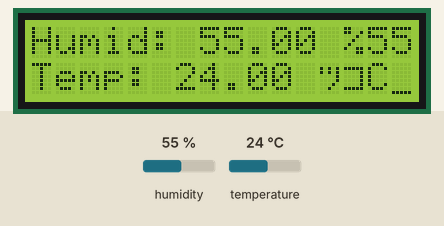
The sketch below on a simulated Arduino Uno, built with avr-gcc and run on an emulated ATmega328P. On the bench: 16×2 character LCD. The inputs (shaded band) are chosen by the test bench; at power-on: temperature 24 °C, humidity 55 %.

Above: at 1.2 s.
1.3 s: temperature set to 12 °C
At 3.9 s:
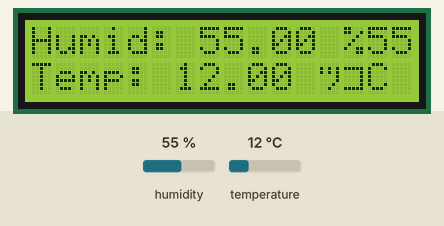
5.6 s: temperature set to 19 °C
At 9.6 s:
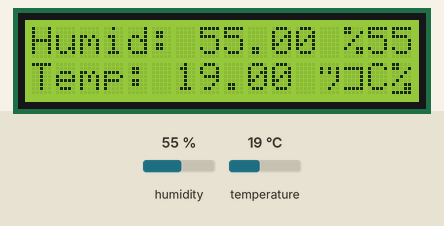
12.1 s: humidity set to 22 %
At 16.7 s:
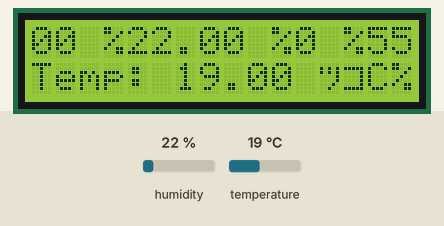
16.9 s: humidity set to 40 %
At 34.0 s:
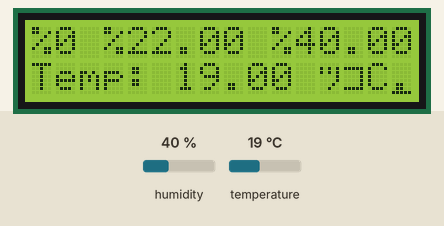
Timing chart, 0 to 34.9 s (numbered marks = the images above; inputs shaded):
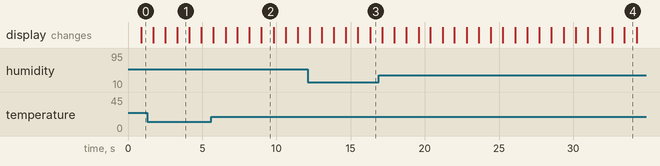

The sketch:

lcd.16x2.dht11.ino
```cpp
/*
 * Presenta por display LCD 16x2
 * a temperatura e humidade que
 * proporciona un sensor DHT11.
 *
 * Asume pins LCD --> Arduino:
 * GND Vcc Vo RS RW E D0 -- D7 A K
 * GND  5V || 10  9 8 ----5432 | GND
 *      Potenc                 Resist
 * Tamen se pode prescindir de RW
 */

#include <LiquidCrystal.h>
#include <DHT.h>

#define PIN_DHT A0

//Declaramos obxecto LiquidCristal
//LiquidCrystal(rs, rw, enable, d4, d5, d6, d7)
LiquidCrystal lcd(10, 9, 8, 5, 4, 3, 2);
//Declaramos obxecto dht
DHT sensor(PIN_DHT, DHT11);
float humidade, temperatura;
String mensHumid = "Humid: ", mensTemp = "Temp: ";

int espera = 800;

void setup() {
  //Inicia sensor DHT11
  sensor.begin();
  //Inicia LCD e imprime duas linhas de
  //mensaxe estatico
  lcd.begin(16, 2);
  lcd.setCursor(0, 0);
  lcd.print(" LCD preparado");
  lcd.setCursor(5, 1);
  lcd.print("OK :-)");
}

void loop() {
  humidade = sensor.readHumidity();
  temperatura = sensor.readTemperature();
  mensHumid += String(humidade) + " %";
  //Deteccion de erros
  if(isnan(humidade) || isnan(temperatura)) {
    lcd.setCursor(0, 0);
    lcd.print("Fallo en DHT11");
    lcd.setCursor(3, 1);
    lcd.print("Agarde");
    delay(5*espera);
    return;
  }
  //Mostra lecturas do DHT11 a vez
  lcd.setCursor(0, 0);
  lcd.print(mensHumid + String(humidade) + " %");
  lcd.setCursor(0, 1);
  lcd.print(mensTemp + String(temperatura) + " ºC");
  //Mostra e oculta o cursor alternativamente
  lcd.noCursor();
  delay(espera);
  lcd.cursor();
  delay(espera);
}
```

Measured:
- after the input at 1.3 s, the display: first differs from a run without the input after 2.0 s (image 1)
- what the display in image 4 shows lasts 0.9 s, from 33.4 s to 34.3 s
